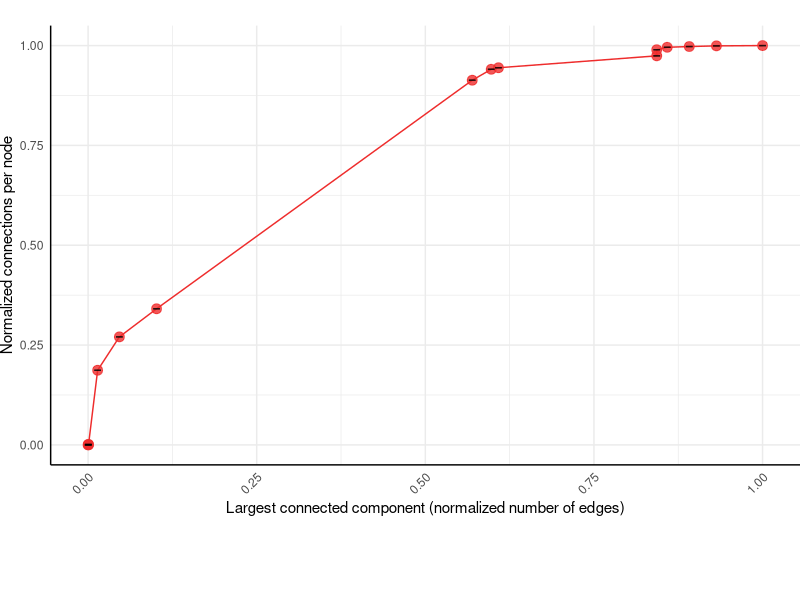
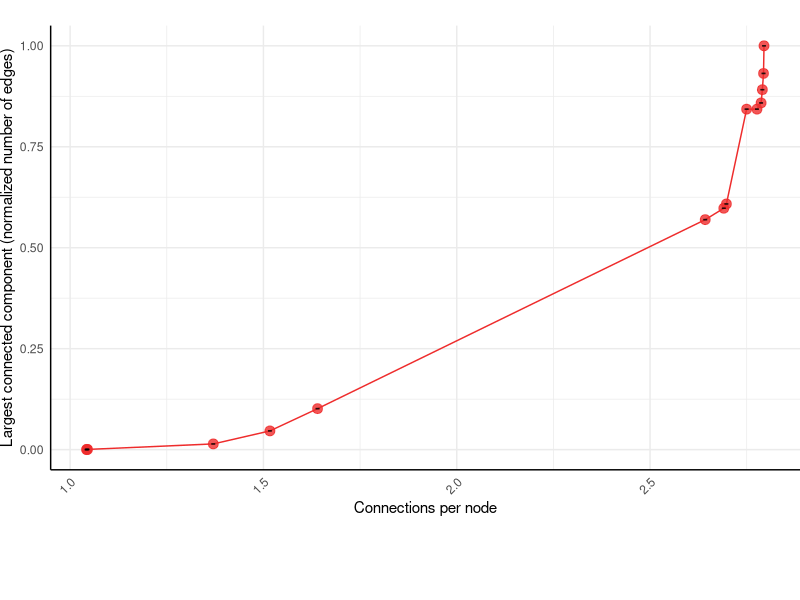
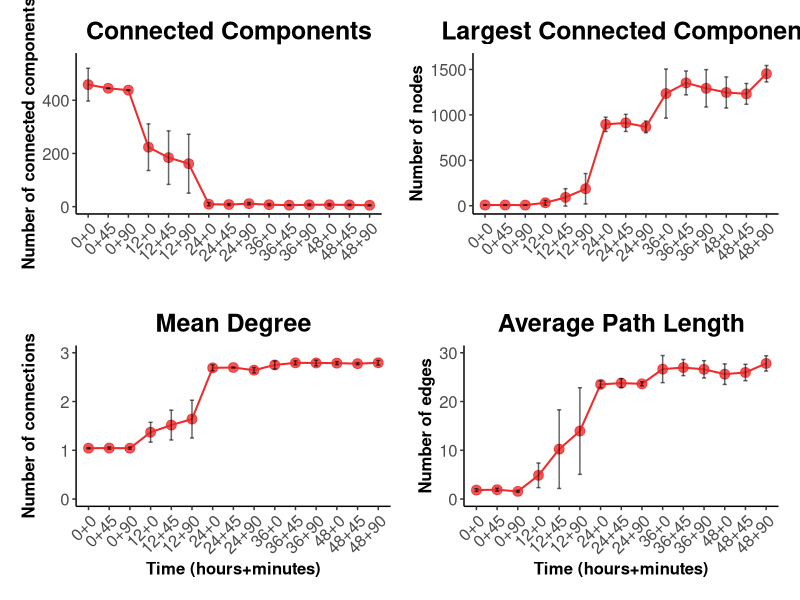
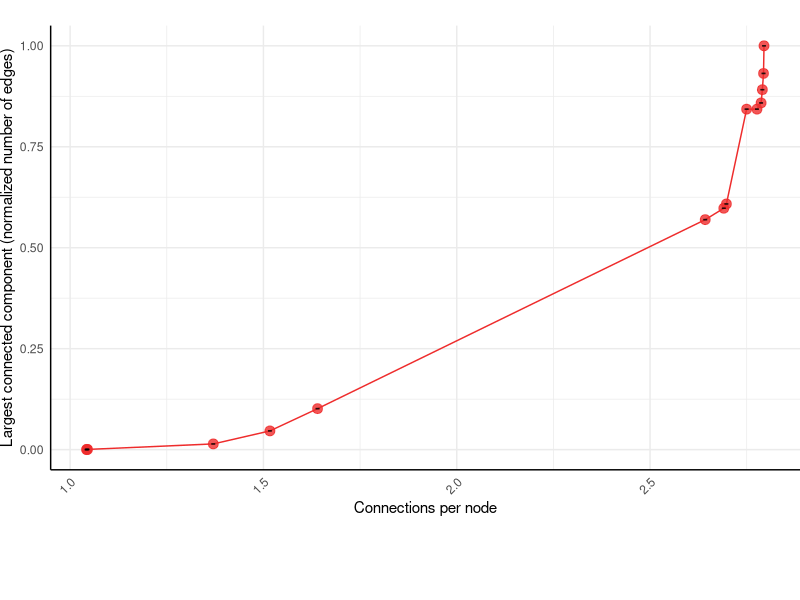
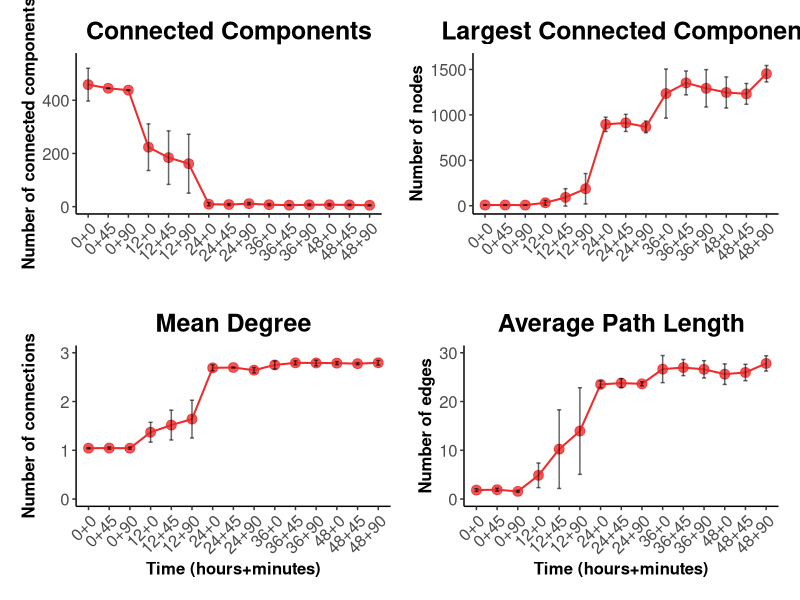
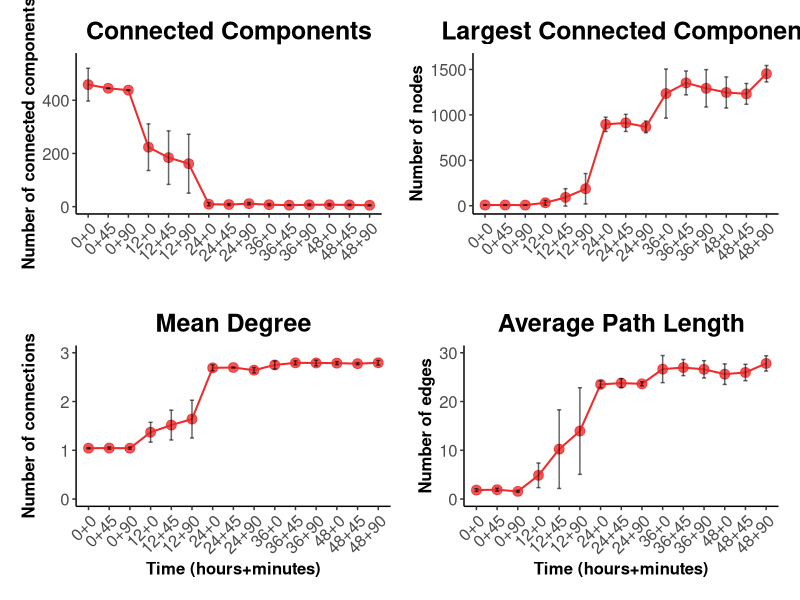

Write R code to recreate these figures, in order.
# Load the required libraries
install.packages("patchwork")
install.packages("ggplot2")
install.packages("dplyr")
library(ggplot2)
library(dplyr)
library(patchwork)

# Read the dataset
data <- read.csv("networkConnectivity.csv")

# Define a common theme for consistency
theme_custom <- theme_classic() +
  theme(
    plot.title = element_text(hjust = 0.5, face = "bold", size = 18),
    axis.text = element_text(size = 12),
    axis.title = element_text(face = "bold", size = 12),
    axis.text.x = element_text(angle = 45, hjust = 1),
    axis.line = element_line(color = "black"),
    plot.margin = margin(10, 10, 10, 10)
  )

# Create scatterplots
scatterplot_ncomp <- ggplot(data, aes(x = tiempo, y = nCompμ)) +
  geom_point(color = "firebrick2", size = 3, alpha = 0.8) +
  geom_line(aes(group = 1), color = "firebrick2", linewidth = 0.7) +
  geom_errorbar(aes(ymin = nCompμ - nCompς, ymax = nCompμ + nCompς), width = 0.2, alpha = 0.6) +
  labs(x = "", y = "Number of connected components", title = "Connected Components") +
  ylim(0, 550) + theme_custom

scatterplot_LCCS <- ggplot(data, aes(x = tiempo, y = LCCSnμ)) +
  geom_point(color = "firebrick2", size = 3, alpha = 0.8) +
  geom_line(aes(group = 1), color = "firebrick2", linewidth = 0.7) +
  geom_errorbar(aes(ymin = LCCSnμ - LCCSnς, ymax = LCCSnμ + LCCSnς), width = 0.2, alpha = 0.6) +
  labs(x = "", y = "Number of nodes", title = "Largest Connected Component") +
  ylim(-10, 1600) + theme_custom

scatterplot_dgr <- ggplot(data, aes(x = tiempo, y = Dgrμ)) +
  geom_point(color = "firebrick2", size = 3, alpha = 0.8) +
  geom_line(aes(group = 1), color = "firebrick2", linewidth = 0.7) +
  geom_errorbar(aes(ymin = Dgrμ - Dgrς, ymax = Dgrμ + Dgrς), width = 0.2, alpha = 0.6) +
  labs(x = "Time (hours+minutes)", y = "Number of connections", title = "Mean Degree") +
  ylim(0, 3) + theme_custom

scatterplot_LCCAPL <- ggplot(data, aes(x = tiempo, y = LCCAPLμ)) +
  geom_point(color = "firebrick2", size = 3, alpha = 0.8) +
  geom_line(aes(group = 1), color = "firebrick2", linewidth = 0.7) +
  geom_errorbar(aes(ymin = LCCAPLμ - LCCAPLς, ymax = LCCAPLμ + LCCAPLς), width = 0.2, alpha = 0.6) +
  labs(x = "Time (hours+minutes)", y = "Number of edges", title = "Average Path Length") +
  ylim(0, 30) + theme_custom

# Normalizar el eje x (LCCSeμ) usando min-max scaling
data <- data %>%
  mutate(LCCSeμ_norm = (LCCSeμ - min(LCCSeμ)) / (max(LCCSeμ) - min(LCCSeμ)))
data <- data %>%  
  mutate(LCCSeς_norm = (LCCSeς - min(LCCSeς)) / (max(LCCSeς) - min(LCCSeς)))
data <- data %>%  
  mutate(Dgrμ_norm = (Dgrμ - min(Dgrμ)) / (max(Dgrμ) - min(Dgrμ)))
data <- data %>%  
  mutate(Dgrς_norm = (Dgrς - min(Dgrς)) / (max(Dgrς) - min(Dgrς)))


# Crear el gráfico con la nueva variable normalizada
scatterplot_dgrxedge <- ggplot(data, aes(x = LCCSeμ_norm, y = Dgrμ_norm)) +
  geom_point(color = "firebrick2", size = 3, alpha = 0.8) +
  geom_line(aes(group = 1), color = "firebrick2", linewidth = 0.5) +
  geom_errorbar(aes(ymin = Dgrμ_norm , ymax = Dgrμ_norm ), width = 0.01, alpha = 0.6) +
  labs(x = "Largest connected component (normalized number of edges)", y = "Normalized connections per node") + ylim(0, 1) +
  theme_minimal() + ggtitle("") +
  theme(legend.position = "none",
        axis.text.x = element_text(angle = 45, hjust = 1), 
        axis.line = element_line(color = "black"), 
        plot.margin=margin(b = 60)) # Ajustar el margen inferior si es necesario

print(scatterplot_dgrxedge)

scatterplot_dgrxedge <- ggplot(data, aes(x = Dgrμ, y = LCCSeμ_norm)) +
  geom_point(color = "firebrick2", size = 3, alpha = 0.8) +
  geom_line(aes(group = 1), color = "firebrick2", linewidth = 0.5) +
  geom_errorbar(aes(ymin = LCCSeμ_norm , ymax = LCCSeμ_norm ), width = 0.01, alpha = 0.6) +
  labs(x = "Connections per node", y = "Largest connected component (normalized number of edges)") + ylim(0, 1) +
  theme_minimal() + ggtitle("") +
  theme(legend.position = "none",
        axis.text.x = element_text(angle = 45, hjust = 1), 
        axis.line = element_line(color = "black"), 
        plot.margin=margin(b = 60)) # Ajustar el margen inferior si es 
       
print(scatterplot_dgrxedge)
        
# Guardar la nueva figura
png("scatterplot_dgrxedge_normalized.png", width = 800, height = 600)
print(scatterplot_dgrxedge)
dev.off()

# Arrange plots in a 2x2 grid
combined_plot <- (scatterplot_ncomp + scatterplot_LCCS) /
                  (scatterplot_dgr + scatterplot_LCCAPL) 
                  
# Save and display plots
ggsave("combined_plot.png", plot = combined_plot, width = 20, height = 20, dpi = 300)
print(combined_plot)

# Save additional scatterplot
png("combined_plot.png", width = 800, height = 600, dpi = 300)
print(combined_plot)
dev.off()

